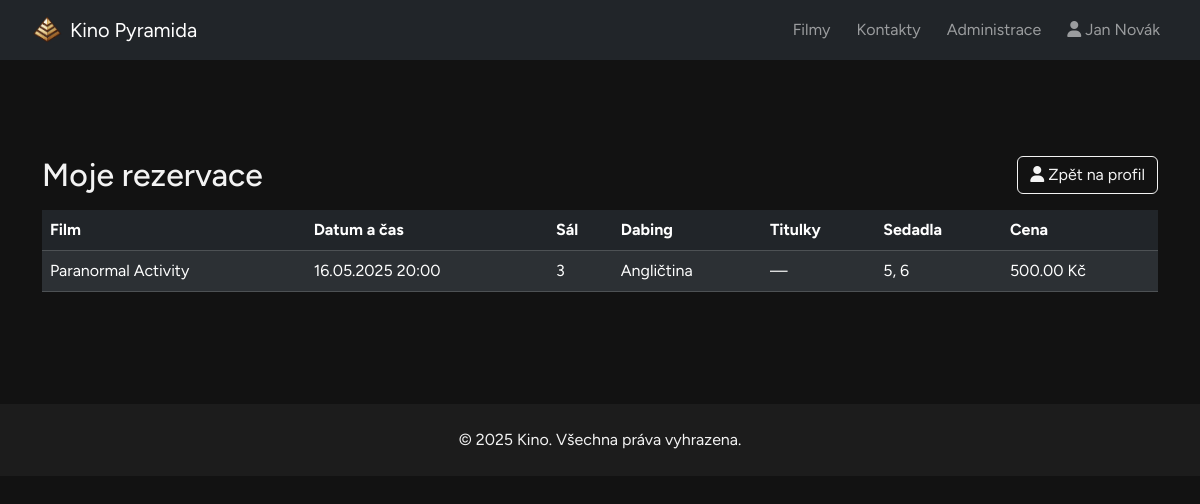
/user_reservation.php (signed in), run on the app's committed database.
### tables this page shows
CREATE TABLE IF NOT EXISTS booking (
	id INT UNSIGNED NOT NULL AUTO_INCREMENT,
    price decimal not null,
	FK_user INT UNSIGNED REFERENCES user(id),
	FK_screening INT UNSIGNED REFERENCES film_screening(id),
	PRIMARY KEY (id)
);

CREATE TABLE IF NOT EXISTS film (
	id INT UNSIGNED NOT NULL AUTO_INCREMENT,
	name VARCHAR(60) NOT NULL,
	length INT UNSIGNED NOT NULL,
	releaseDate DATE NOT NULL,
	description LONGTEXT NOT NULL,
	image VARCHAR(255) NOT NULL,
	FK_genre INT UNSIGNED REFERENCES gendre(id),
	PRIMARY KEY (id)
);

CREATE TABLE IF NOT EXISTS film_screening (
	id INT UNSIGNED NOT NULL AUTO_INCREMENT,
	dateTime DATETIME NOT NULL,
    price decimal not null,
	FK_hall INT UNSIGNED REFERENCES hall(id),
	FK_film INT UNSIGNED REFERENCES film(id),
	FK_film_has_dubbing INT UNSIGNED REFERENCES film_has_dubbing(id),
	FK_film_has_subtitles INT UNSIGNED REFERENCES film_has_subtitles(id),
	PRIMARY KEY (id)
);

CREATE TABLE IF NOT EXISTS hall (
	id INT UNSIGNED NOT NULL AUTO_INCREMENT,
    path varchar(200) not null,
    num_of_seats int unsigned not null,
	PRIMARY KEY (id)
);

CREATE TABLE IF NOT EXISTS language (
	id INT UNSIGNED NOT NULL AUTO_INCREMENT,
	language VARCHAR(50) NOT NULL,
	PRIMARY KEY (id)
);

### user_reservation.php (the view, shortened to what this page needs)
<?php
include 'db/db_connect.php';
$userId = $_SESSION['accountId'];
$sql = "CALL bookings_of_user(?)";
$stmt = $conn->prepare($sql);
$stmt->execute([$userId]);
$bookings = $stmt->fetchAll();
?>
<!DOCTYPE html>
<html lang="cs">
<head>
    <link href="css/bootstrap.min.css" rel="stylesheet">
    <link rel="stylesheet" href="css/style.css">
    <link rel="stylesheet" href="https://cdnjs.cloudflare.com/ajax/libs/font-awesome/6.5.1/css/all.min.css">
</head>
<body>
<?php include "layout/nav.php" ?>
<div class="container py-5">
    <div class="d-flex justify-content-between align-items-center mt-5 mb-3">
        <h2 class="m-0">Moje rezervace</h2>
        <a href="profile.php" class="btn btn-outline-secondary">
            <i class="fa fa-user"></i> Zpět na profil
        </a>
    </div>
    <table class="table table-dark table-striped mt-3">
        <thead>
        <tr>
            <th>Film</th>
            <th>Datum a čas</th>
            <th>Sál</th>
            <th>Dabing</th>
            <th>Titulky</th>
            <th>Sedadla</th>
            <th>Cena</th>
        </tr>
        </thead>
        <tbody>
        <?php foreach ($bookings as $booking): ?>
            <tr>
                <td><?= htmlspecialchars($booking['film_name']) ?></td>
                <td><?= date('d.m.Y H:i', strtotime($booking['screening_time'])) ?></td>
                <td><?= htmlspecialchars($booking['hall_id']) ?></td>
                <td><?= htmlspecialchars($booking['dubbing_language'] ?? '—') ?></td>
                <td><?= htmlspecialchars($booking['subtitle_language'] ?? '—') ?></td>
                <td><?= htmlspecialchars($booking['seat_list']) ?></td>
                <td><?= htmlspecialchars(number_format($booking['booking_price'], 2)) ?> Kč</td>
            </tr>
        <?php endforeach; ?>
        </tbody>
    </table>
</div>
<?php include "layout/footer.php" ?>
</body>
</html>

### css/style.css (style rules this page uses)
* { margin: 0; padding: 0; }
html { font-family: "Figtree", sans-serif; }
body { background-color: #121212; color: #f3f3f3; font-family: "Figtree", sans-serif; }

### user_reservation.php (style rules this page uses)
.btn-outline-secondary { color: #f3f3f3; border-color: #f3f3f3; }

### data on the page
booking: film.name "Paranormal Activity", film_screening.dateTime "16.05.2025 20:00", hall.id "3", language.language "Angličtina", subtitle_language "—", seat_list "5, 6", price "500.00"

### other printed values
$userFullName['full_name'] "Jan Novák"
